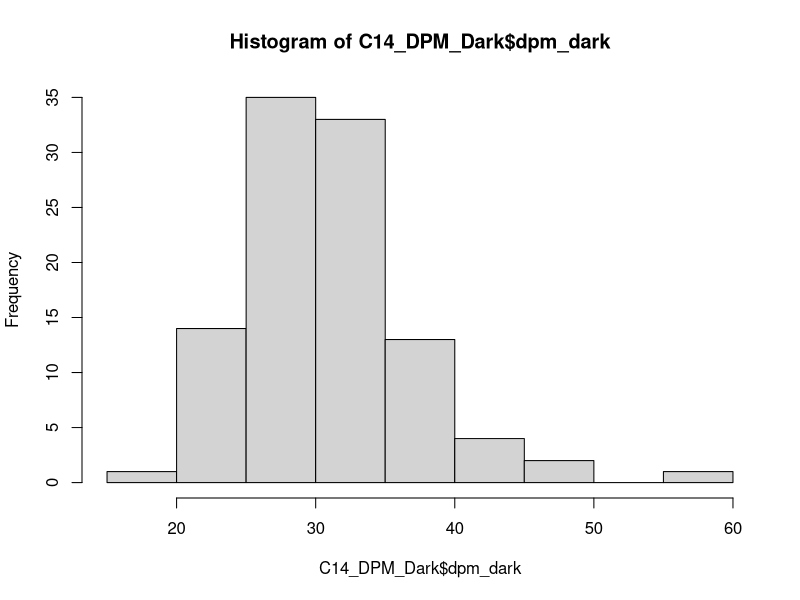
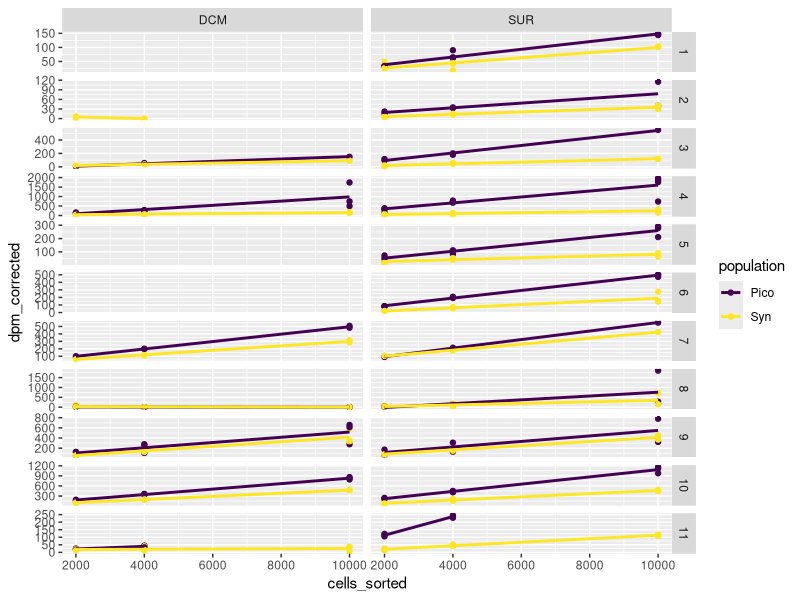
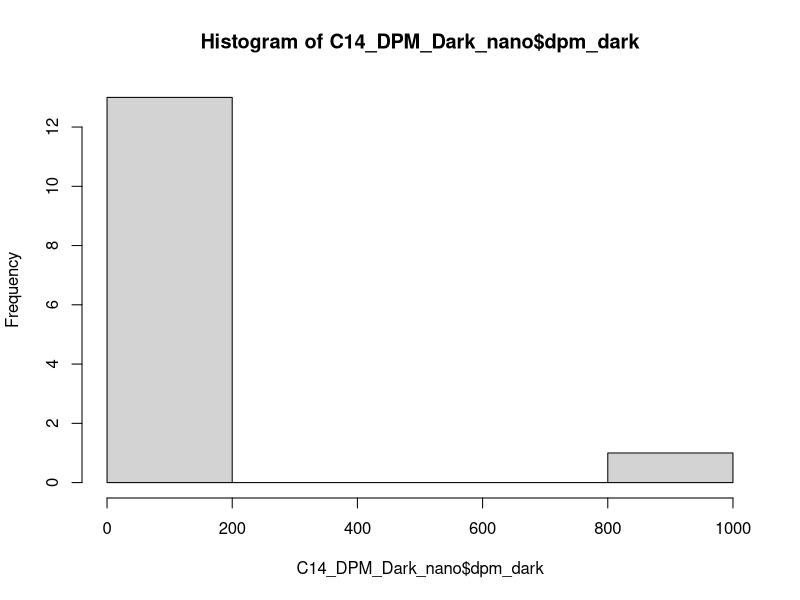
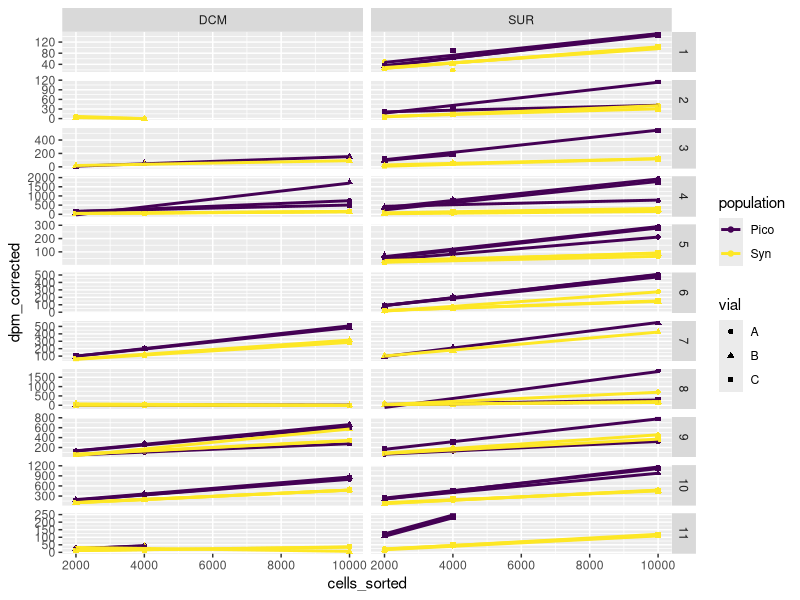

Here is the R script that generated these plots, in order: (Note: this script raises an error after producing the figures.)
## ---- chunk 1
  knitr::opts_chunk$set(message=FALSE,
                        warning=FALSE,
                        cache=TRUE,
                        tidy=FALSE)
## ---- chunk 2
library(dplyr)
library(tidyverse)
library(ggplot2)
library(broom)
## ---- chunk 3
C14_DPM <- readxl::read_excel("TAN1810_14C-Pico_25052020_QA_1.0.xlsx", sheet = "Complete data TAN1810", skip = 11) %>%
  dplyr::select (`Cycle#`, `EXP#`, SAMPLE, `Vial code             (i - initials, A to C - light incubation, D - dark)`, `sorting population`, `Cells sorted`, DPM1, DIC, `SA_dpm_mL`) %>%   
     rename(cycle = `Cycle#`,
            exp = `EXP#`,
            sample = SAMPLE, 
            vial = `Vial code             (i - initials, A to C - light incubation, D - dark)`, 
            population = `sorting population`, 
            cells_sorted = `Cells sorted`, 
            dpm = DPM1,
            SA = `SA_dpm_mL`) %>%
    filter(population != "Nano") %>%
    filter(!(exp == 3 & sample == "SUR" & vial == "A" & population == "Pico")) %>%
    filter(!(exp == 2 & sample == "DCM" & vial == "A" & population == "Pico"))
    #Exp 4: SUR: pico, nano, syn – repeated vial B, take the average
#C14_DPM <- rowwise(cycle, exp, sample, population, vial, cells_sorted) %>% 
#  summarise(m = mean(dpm, DIC, SA))
 
  
C14_DPM
## ---- chunk 4
C14_DPM_Dark <- C14_DPM %>% 
  filter(vial == "D") %>% 
  rename(dpm_dark = dpm) %>% 
  dplyr::select(-vial) # Remove the vial column
C14_DPM_Dark
# Check the values of dpm dark with histogram. The values are normally distributed, concentrated around the mean.
hist(C14_DPM_Dark$dpm_dark)
mean(C14_DPM_Dark$dpm_dark)
## ---- chunk 5
C14_DPM_corrected <- left_join(C14_DPM,C14_DPM_Dark) %>% 
  filter (vial != "D") %>% 
  # DV - The next line replace dpm_dark to average dpm_dark if no value. Checked with histogram above.
  mutate(dpm_dark = case_when (is.na(dpm_dark) ~ mean(dpm_dark, na.rm = TRUE),
                               TRUE ~ dpm_dark))  %>% 
  # DV - The next line set dpm_correct to zero if negative, as negative values are all close to zero.
  mutate(dpm_corrected = case_when (dpm >= dpm_dark ~ dpm - dpm_dark,
                                    TRUE ~0)) 

C14_DPM_corrected  
## ---- chunk 6
 ggplot(data = C14_DPM_corrected, aes(x=cells_sorted, y=dpm_corrected, color=population)) +
  geom_point() + stat_smooth(method="lm", se=FALSE) +
  facet_grid(rows=vars(exp), cols=vars(sample), scales = "free_y") +
  scale_color_viridis_d()
## ---- chunk 7
C14_DPM_model_1 <- C14_DPM_corrected %>%
  group_by(cycle, exp, sample, population, DIC, SA) %>% 
  tidyr::nest() %>% 
  mutate(
    fit = purrr::map(data, ~ lm(dpm_corrected ~ cells_sorted, data = .x)),
    tidied = purrr::map(fit, tidy)
  ) %>% 
  unnest(tidied)

C14_DPM_model_output_1 <- C14_DPM_model_1 %>% 
  select(exp:population, term, estimate) %>% 
  pivot_wider(names_from="term", values_from ="estimate" ) %>% 
  rename (slope = cells_sorted, intercept = `(Intercept)`)

C14_DPM_model_output_1
  
## ---- chunk 8
pp_cal_1 <- mutate(C14_DPM_model_output_1, pp = DIC*slope*(1/(SA*24))*10^9*1.05) %>%
  ungroup() %>%
  filter(pp >= 0) # remove negative pp values

# add missing rows for data analysis later
pp_cal_1 <- complete(pp_cal_1, nesting(cycle, exp, sample), population) 
  
pp_cal_1
## ---- chunk 9
# Changed the excel sheet read, with final dpm and DIC values
C14_DPM_nano <- readxl::read_excel("TAN1810_14C-Pico_25052020_QA_1.0.xlsx", sheet = "Complete data TAN1810", skip = 11)%>% 
  dplyr::select (`Cycle#`, `EXP#`, SAMPLE, `Vial code             (i - initials, A to C - light incubation, D - dark)`, `sorting population`, `Cells sorted`, DPM1, DIC, `SA_dpm_mL`) %>%   
     rename(cycle = `Cycle#`,
            exp = `EXP#`,
            sample = SAMPLE, 
            vial = `Vial code             (i - initials, A to C - light incubation, D - dark)`, 
            population = `sorting population`, 
            cells_sorted = `Cells sorted`, 
            dpm = DPM1,
            SA = `SA_dpm_mL`) %>%
    filter(population == "Nano") %>%
    filter(!(exp == 5 & sample == "SUR" & vial =="D")) %>%
    filter(!(exp == 7 & sample == "SUR")) %>%
    filter(!(exp == 7 & sample == "DCM")) %>%
    filter(!(exp == 8 & sample == "DCM")) %>%
    filter(!(exp == 8 & sample == "SUR" & vial == "C" & cells_sorted == 2000)) %>%
    filter(!(exp == 6 & sample == "SUR" & vial == "A" & dpm == 384)) 
C14_DPM_nano
## ---- chunk 10
 C14_DPM_Dark_nano <- C14_DPM_nano %>% 
  filter(vial == "D") %>% 
  rename(dpm_dark = dpm) %>% 
  dplyr::select(-vial)  # Remove the vial column
C14_DPM_Dark_nano
# Check the values of dpm dark with histogram.
hist(C14_DPM_Dark_nano$dpm_dark)
mean(C14_DPM_Dark_nano$dpm_dark)
## ---- chunk 11
C14_DPM_corrected_nano <- left_join(C14_DPM_nano,C14_DPM_Dark_nano) %>% 
  filter (vial != "D") %>% 
  # DV - The next line replace dpm_dark to average dpm_dark if no value. Checked with histogram above.
  mutate(dpm_dark = case_when (is.na(dpm_dark) ~ mean(dpm_dark, na.rm = TRUE),
                               TRUE ~ dpm_dark))  %>% 
  # DV - The next line set dpm_correct to zero if negative, as negative values are all close to zero.
  mutate(dpm_corrected = case_when (dpm >= dpm_dark ~ dpm - dpm_dark,
                                    TRUE ~0)) 
C14_DPM_corrected_nano
## ---- chunk 12
# merge tables
pp_cal_nano <-  C14_DPM_corrected_nano %>%
  group_by(SA, population, cycle, DIC, exp, sample) %>%
  mutate(mean_dpm_corrected=mean(dpm_corrected)) %>% #calculate mean
  select(-vial, -dpm, -dpm_dark, -dpm_corrected) %>%
  distinct() #remove duplicates

pp_cal_nano
## ---- chunk 13
pp_cal_nano <- mutate(pp_cal_nano, pp = DIC*mean_dpm_corrected*(1/(SA*24*cells_sorted))*10^9*1.05) %>% 
  ungroup() %>%
  filter(pp >= 0) # remove negative pp values

# add missing rows for data analysis later
pp_cal_nano <- complete(pp_cal_nano, nesting(cycle, exp, sample), population) %>%
  select(-SA, -DIC)%>%
  ungroup()
  
pp_cal_nano
## ---- chunk 14
pp_cal_1_join<-full_join(pp_cal_1,pp_cal_nano) %>%
  select(-SA,-intercept, -slope, -DIC, -cells_sorted, -mean_dpm_corrected)%>%
  arrange(cycle, exp, sample, population)
pp_cal_1_join
## ---- chunk 15
pp_cal_table <- pp_cal_1_join %>% 
  group_by(population,sample) %>% 
  summarise(pp_mean = mean(pp, na.rm = TRUE),
            ssd = sd(pp, na.rm = TRUE),
            count = n()) %>%
  mutate(se = ssd / sqrt(count),
        lower_CI = pp_mean - qt(1 - (0.05 / 2), count - 1) * se,
        upper_CI = pp_mean + qt(1 - (0.05 / 2), count - 1) * se) %>%
  select(population, sample, pp_mean, se, lower_CI, upper_CI)%>%
  rename(Population = population,
         Depth = sample,
         `Mean primary production rate (fgC/h/cell)` = pp_mean,
         `Standard error` = se,
         `Lower CI` = lower_CI,
         `Upper CI` = upper_CI)

pp_cal_point <- pp_cal_1_join %>% 
  ggplot() +
  geom_point(aes(x= str_c(population,sample,  sep=" "), y = pp)) +
  xlab("Sample")

pp_cal_boxplot <- pp_cal_1_join %>% 
  ggplot() +
  geom_boxplot(aes(x= str_c(population,sample,  sep=" "), y = pp)) +
  xlab("Sample") +
  scale_y_continuous(trans='log10')+
  ylab("log10(pp)")
## ---- chunk 16
library(xtable)
print(xtable(pp_cal_table),
      comment = FALSE)
## ---- chunk 17
 ggplot(data = C14_DPM_corrected, aes(x=cells_sorted, y=dpm_corrected, color=population, shape=vial)) +
  geom_point() + stat_smooth(method="lm", se=FALSE) +
  # DV - Set the y_scale to free so that graph is more easy to read
  facet_grid(rows=vars(exp), cols=vars(sample), scales = "free_y") +
  scale_color_viridis_d()
## ---- chunk 18
 C14_DPM_model_2 <- C14_DPM_corrected %>%
  group_by(cycle, exp, station, depth, sample, population, vial, SA) %>% 
  tidyr::nest() %>% 
  mutate(
    fit = purrr::map(data, ~ lm(dpm_corrected ~ cells_sorted, data = .x)),
    tidied = purrr::map(fit, tidy)
  ) %>% 
  unnest(tidied)

C14_DPM_model_output_2 <- C14_DPM_model_2 %>% 
  dplyr::select(exp:population, term, estimate) %>% 
  pivot_wider(names_from="term", values_from ="estimate" ) %>% 
  rename (slope = cells_sorted, intercept = `(Intercept)`)

C14_DPM_model_output_2
  
## ---- chunk 19
# merge tables
pp_cal_2 <- left_join(C14_DPM_model_output_2, DIC_data_corrected)
pp_cal_2
## ---- chunk 20
pp_cal_2 <- mutate(pp_cal_2, pp = DIC*slope*(1/(SA*24))*10^9*1.05) %>%
  ungroup() %>%
  select( -c(station, depth)) %>%
  filter(pp >= 0) # remove negative pp values

# add missing rows for data analysis later
pp_cal_2 <- complete(pp_cal_2, nesting(cycle, exp, sample), vial, population) 
  
pp_cal_2
## ---- chunk 21
 
pp_cal_2 %>% 
  group_by(population, sample) %>% 
  summarise(pp_mean = mean(pp, na.rm = TRUE))

pp_cal_2 %>% 
  ggplot() +
  geom_point(aes(x= str_c(population,sample,  sep=" "), y = pp)) +
  xlab("Sample")

pp_cal_2 %>% 
  ggplot() +
  geom_boxplot(aes(x= str_c(population,sample,  sep=" "), y = pp)) +
  xlab("Sample")
